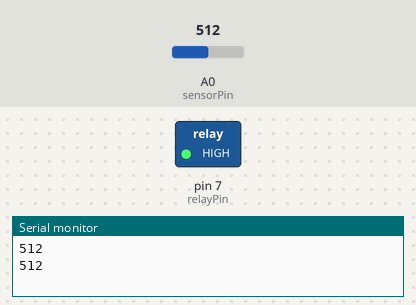
Recording of a sketch running on a simulated Arduino Uno, built with avr-gcc and run on an emulated ATmega328P. Parts: switched loads named in the sketch (green lamp = pin HIGH), the last lines printed to the serial monitor. The test bench sets the inputs (shaded band); at power-on: A0 (sensorPin) = 512.

Above: at 1.8 s.
1.9 s: A0 (sensorPin) set to 693
3.4 s: A0 (sensorPin) set to 717
At 5.2 s:
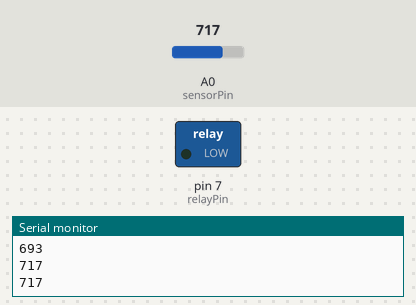
5.5 s: A0 (sensorPin) set to 690
At 6.8 s:
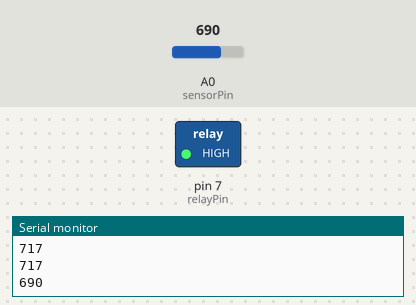
7.5 s: A0 (sensorPin) set to 710
At 8.3 s:
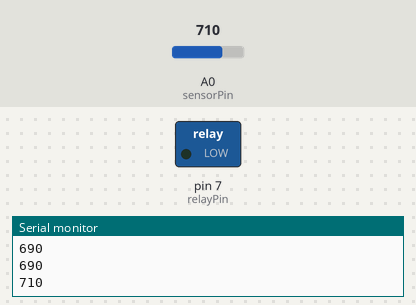
Timing chart, 0 to 10.5 s (numbered marks = the images above; inputs shaded):
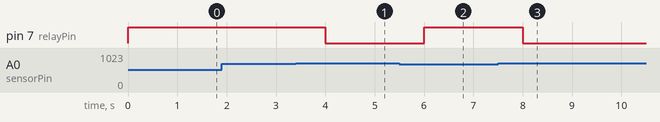

Measured:
- the behaviour switches between 700 and 701 on A0 (sensorPin) (found by bisection; images 0 and 1)
- after the input at 3.4 s, pin 7 (relayPin): HIGH → LOW after 0.60 s
- after the input at 5.5 s, pin 7 (relayPin): LOW → HIGH after 0.50 s
- after the input at 7.5 s, pin 7 (relayPin): HIGH → LOW after 0.50 s

The sketch:

smart_irrigation.ino
```cpp
int sensorPin = A0;
int relayPin = 7;
int sensorValue = 0;

void setup() {
  pinMode(relayPin, OUTPUT);
  Serial.begin(9600);
}

void loop() {
  sensorValue = analogRead(sensorPin);
  Serial.println(sensorValue);

  if (sensorValue > 700) {
    // Soil is Dry - Motor ON
    digitalWrite(relayPin, LOW);
  } else {
    // Soil is Wet - Motor OFF
    digitalWrite(relayPin, HIGH);
  }
  delay(1000);
}
```
